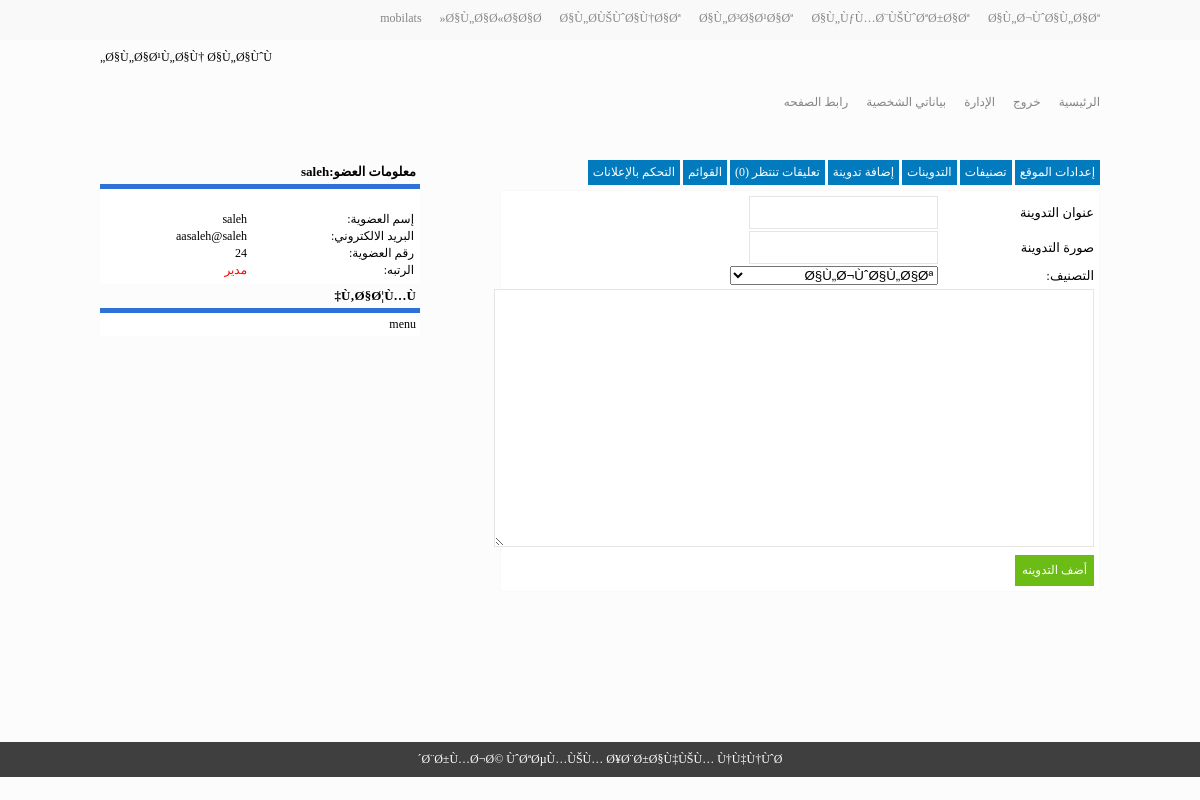
Page /admincp.php?type=addpost (signed in) on the committed database.
### tables this page shows
CREATE TABLE `category` (
  `c_id` int(11) NOT NULL auto_increment,
  `c_title` varchar(255) NOT NULL,
  PRIMARY KEY  (`c_id`)
);

CREATE TABLE `ads` (
  `active1` int(11) NOT NULL,
  `active2` int(11) NOT NULL,
  `code1` text NOT NULL,
  `code2` text NOT NULL
);

CREATE TABLE `block` (
  `id` int(11) NOT NULL auto_increment,
  `name` varchar(255) NOT NULL,
  `content` text NOT NULL,
  `ord` int(11) NOT NULL,
  PRIMARY KEY  (`id`)
);

### admin/addpost.php (the view, shortened to what this page needs)
<form action="admincp.php?type=addpost" method="post">
<table width="100%" border="0">
<tr>
<td>عنوان التدوينة</td>
<td><input name="p_title" type="text" value="" /></td>
</tr>
<tr>
<td>صورة التدوينة</td>
<td><input name="p_pic" type="text" value="" /></td>
</tr>
<td>التصنيف:</td>
<td>
<select name="category">
<?
$Scate = mysql_query("SELECT * FROM category");
while($FetchCat=mysql_fetch_object($Scate)){
	echo '<option value="'.$FetchCat->c_id.'">'.$FetchCat->c_title.'</option>';
}
?>
</select>
</td>
</table>
<table width="100%" border="0">
<tr>
<td><textarea name="p_sub" style="width:100%;height:240px;"><? echo $FetchSett->s_key; ?></textarea>
</td>
</tr>
</table>
<table width="100%" border="0">
<tr>
<td><input name="Addpost" type="submit" value="أضف التدوينه" /></td>
</tr>
</table>
</form>

### files/header.php (shortened to what this page needs)
<?php include "include/functions.php";
$selectads = mysql_query("SELECT * FROM ads");
$FetchAds = mysql_fetch_assoc($selectads);
?>
<!DOCTYPE html>
<html>
<head>
<link rel="stylesheet" href="css/style.css" type="text/css">
</head>
<body>
<div class="header_b">
<div class="navtop">
<div class="container">
<ul>
<?php
$selectcat =mysql_query("SELECT * FROM category");
while($fetchcategory = mysql_fetch_assoc($selectcat)){
	echo'<li><a href="category.php?id='.$fetchcategory['c_id'].'">'.$fetchcategory['c_title'].'</a></li>';
}
?>
</ul><div class="clear"></div>
</div>
</div>
<div class="head container">
<div class="ads">
<?
if($FetchAds['active1'] == 0){
	echo $FetchAds['code1'];
}
?>
</div>
</div>
<div class="navbar">
<div class="container">
<ul>
<li><a href="index.php">الرئيسية</a></li>
<?php
if(login != 1){
	echo'<li><a href="register.php">التسجيل</a></li>';
}else{
	echo'<li><a href="logout.php">خروج</a></li>';
	if(ulv == 3){echo'<li><a href="admincp.php">الإدارة</a></li>';}
}
	if(ulv >0){
		echo'<li><a href="profile.php?type=edit">بياناتي الشخصية</a></li>';
	}
?>
<li><a href="#">رابط الصفحه</a></li>
</ul><div class="clear"></div>
</div>
</div>
</div>
<br /><br />
<div class="container">
<div style="float:right;width:600px;">

### files/block.php (shortened to what this page needs)
</div>
<div class="blockl">
<?php
if(login == 1){
	echo'<div class="titleblock"><h3>معلومات العضو:'.uname.'</h3></div>
<div class="contentblock">
<table width="100%" border="0">
<tr>
<td colspan="2" align="center"><img src="'.u_img.'" alt="" width="100" /></td>
</tr>
<tr>
<td>إسم العضوية:</td>
<td>'.uname.'</td>
</tr>
<tr>
<td>البريد الالكتروني:</td>
<td>'.uemail.'</td>
</tr>
<tr>
<td>رقم العضوية:</td>
<td>'.uid.'</td>
</tr>
<tr>
<td>الرتبه:</td>
<td>';
if(ulv == 1){echo"<font color='red'>عضو</font>";}
elseif(ulv == 2){echo"<font color='red'>كاتب</font>";}
elseif(ulv == 3){echo"<font color='red'>مدير</font>";}
echo
'</td>
</tr>
</table>
</div>';
}
$SelectBlock = mysql_query("SELECT * FROM block ORDER BY ord ASC") or die(mysql_error());
while($FetchBlock = mysql_fetch_assoc($SelectBlock)){
echo'
<div class="titleblock"><h3>'.$FetchBlock['name'].'</h3></div>
<div class="contentblock">
'.$FetchBlock['content'].'
</div>';
}
?>
</div>

### css/style.css (style rules this page uses)
* { margin:0;padding:0; }
body { background:#FCFCFC; font:12px tahoma; direction:rtl; }
.container { width:1000px;margin:auto; }
.navtop { background:#F9F9F9;height:40px; border-bottom:1px soild #F0F0F0; }
.navtop ul { list-style:none;padding:0; }
.navtop ul li { float:right; margin-left:18px; line-height:36px; }
.navtop ul li a { text-decoration:none;color:#858585; }
.head { padding:10px; }
.ads { float:left; }
.navbar ul { list-style:none;padding:0; }
.navbar ul li { float:right; margin-left:18px; line-height:55px; }
.navbar ul li a { text-decoration:none;color:#858585; }
.blockl { float:left; width:320px; }
.titleblock h3 { font-family:tahoma;font-size:13px;border-bottom:5px solid #2E72D8;padding:4px; }
.contentblock { background:#fff;padding:4px; }
input[type=text],textarea { border:1px solid #E9E4E4;padding:8px 5px; }
input[type=submit] { border:0;background:#6bbc14;color:#fff;font:12px tahoma;padding:8px 7px; }

### rows in the picture
category: c_title "Ø§Ù„Ø¬ÙˆØ§Ù„Ø§Øª"
category: c_title "Ø§Ù„ÙƒÙ…Ø¨ÙŠÙˆØªØ±Ø§Øª"
category: c_title "Ø§Ù„Ø³Ø§Ø¹Ø§Øª"
category: c_title "Ø§Ù„Ø­ÙŠÙˆØ§Ù†Ø§Øª"
category: c_title "Ø§Ù„Ø§Ø«Ø§Ø§Ø«"
category: c_title "mobilats"
ads: code1 "Ø§Ù„Ø§Ø¹Ù„Ø§Ù† Ø§Ù„Ø§ÙˆÙ„"
block: name "Ù‚Ø§Ø¦Ù…Ù‡", content "menu"

### other values in the picture
mysql_num_rows($SelectCm) "0"
uname "saleh"
uemail "aasaleh@saleh"
uid "24"
s_copy "Ø¨Ø±Ù…Ø¬Ø© ÙˆØªØµÙ…ÙŠÙ… Ø¥Ø¨Ø±Ø§Ù‡ÙŠÙ… Ù†Ù‡Ù†ÙˆØ´"
form field category "Ø§Ù„Ø¬ÙˆØ§Ù„Ø§Øª"
